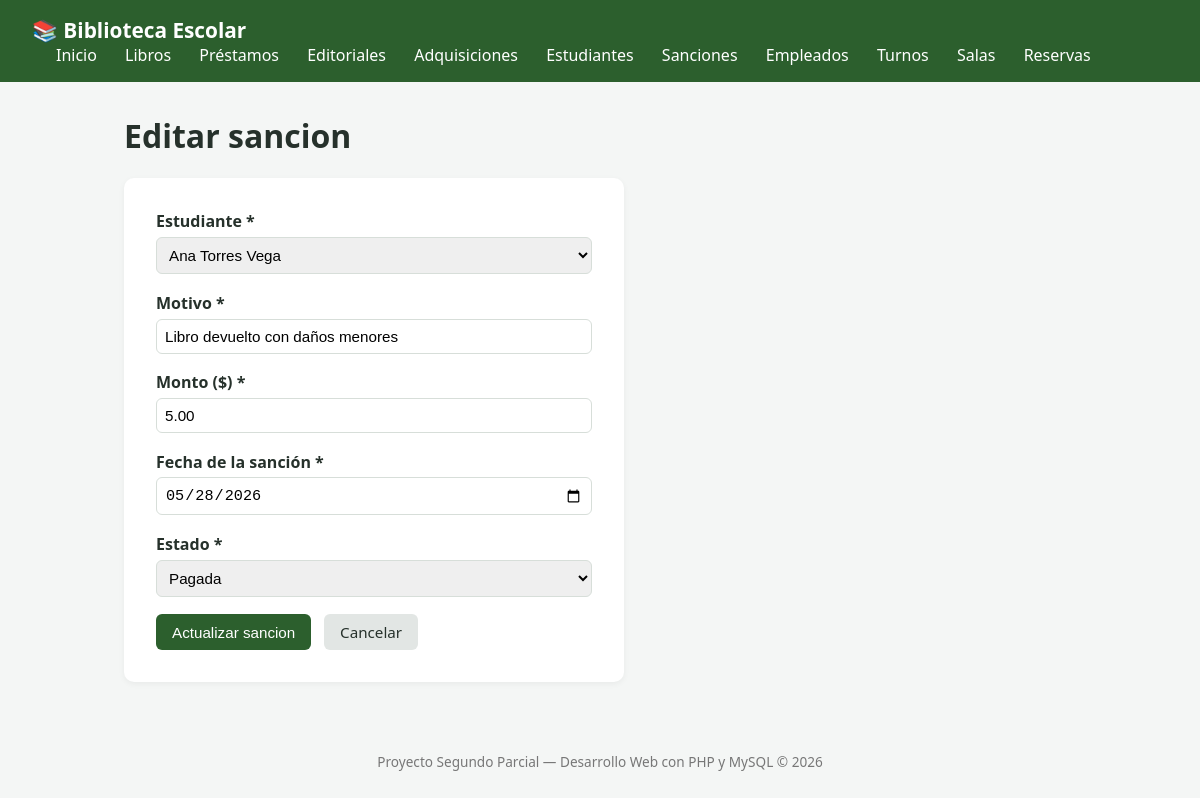
The page /index.php?route=sanciones/edit&id=2 on the database its author committed.
### tables this page shows
CREATE TABLE IF NOT EXISTS sanciones (
    id INT AUTO_INCREMENT PRIMARY KEY,
    estudiante_id INT NOT NULL,
    motivo VARCHAR(200) NOT NULL,
    monto DECIMAL(8,2) NOT NULL,
    fecha_sancion DATE NOT NULL,
    estado ENUM('pendiente', 'pagada', 'anulada') NOT NULL DEFAULT 'pendiente',
    creado_en TIMESTAMP DEFAULT CURRENT_TIMESTAMP,
    CONSTRAINT fk_sancion_estudiante
        FOREIGN KEY (estudiante_id) REFERENCES estudiantes(id)
        ON DELETE CASCADE
        ON UPDATE CASCADE
);

CREATE TABLE IF NOT EXISTS estudiantes (
    id INT AUTO_INCREMENT PRIMARY KEY,
    nombres VARCHAR(100) NOT NULL,
    apellidos VARCHAR(100) NOT NULL,
    curso_grado VARCHAR(50) NOT NULL,
    cedula VARCHAR(15) NOT NULL UNIQUE,
    email VARCHAR(150) NOT NULL,
    creado_en TIMESTAMP DEFAULT CURRENT_TIMESTAMP
);

### app/controllers/sancionesController.php (called while the page is built, shortened)
<?php
require_once __DIR__ . '/../models/sanciones.php';
require_once __DIR__ . '/../models/estudiante.php';
class SancionController
{
    public function editar(int $id): void
    {
        $datos = $this->buscarPorId($id);
        $estudiantes = estudiante::obtenerTodos();
        require __DIR__ . '/../views/sanciones/edit.php';
    }
    private function buscarPorId(int $id): ?array
    {
        $resultados = sanciones::busqueda($id, '');
        foreach ($resultados as $fila) {
            if ((int) $fila['id'] === $id) {
                return $fila;
            }
        }
        return null;
    }
}

### app/models/sanciones.php (called while the page is built, shortened)
<?php
class sanciones{
    public static function busqueda($id, $motivo)
    {
        $conn = Conexion::conectar();
        $bd_id = (int)$id;
        $bd_motivo = $conn->real_escape_string($motivo);
        $sql = "SELECT
        h.id, h.estudiante_id, p.nombres AS nombre_estudiante, p.apellidos, h.motivo, h.monto, h.fecha_sancion, h.estado
        FROM sanciones h
        INNER JOIN estudiantes p
        ON h.estudiante_id = p.id
        WHERE (h.id = '$bd_id' OR h.motivo = '$bd_motivo')
        LIMIT 5";
        $res = $conn->query($sql);
        $sancionesLista = [];
        while ($fila = $res->fetch_assoc()) {
            $sancionesLista[] = $fila;
        }
        return $sancionesLista;
    }
}
?>

### app/models/estudiante.php (called while the page is built, shortened)
<?php
class estudiante{
    public static function obtenerTodos()
    {
        $conn = Conexion::conectar();
        $sql = "SELECT id, nombres, apellidos, curso_grado, cedula, email FROM estudiantes ORDER BY id DESC";
        $res = $conn->query($sql);
        $estudiantes = [];
        while ($fila = $res->fetch_assoc()) {
            $estudiantes[] = $fila;
        }
        return $estudiantes;
    }
}
?>

### app/views/sanciones/edit.php (the view, shortened to what this page needs)
<?php require __DIR__ . '/../header.php'; ?>
<h1>Editar sancion</h1>
<form action="index.php?route=sanciones/update&id=<?= $datos['id'] ?>" method="POST" class="formulario" novalidate id="form-sancion">
    <div class="campo">
        <label for="estudiante_id">Estudiante *</label>
        <select id="estudiante_id" name="estudiante_id" required>
            <?php foreach ($estudiantes as $p): ?>
                <option value="<?= $p['id'] ?>" <?= (isset($datos['estudiante_id']) && $datos['estudiante_id'] == $p['id']) ? 'selected' : '' ?>>
                    <?= htmlspecialchars($p['nombres'] . ' ' . $p['apellidos']) ?>
                </option>
            <?php endforeach; ?>
        </select>
    </div>
    <div class="campo">
        <label for="motivo">Motivo *</label>
        <input type="text" id="motivo" name="motivo" required maxlength="200"
               value="<?= htmlspecialchars($datos['motivo'] ?? '') ?>">
    </div>
    <div class="campo">
        <label for="monto">Monto ($) *</label>
        <input type="number" id="monto" name="monto" required min="0" step="0.01"
               value="<?= htmlspecialchars($datos['monto'] ?? '') ?>">
    </div>
    <div class="campo">
        <label for="fecha_sancion">Fecha de la sanción *</label>
        <input type="date" id="fecha_sancion" name="fecha_sancion" required
               value="<?= htmlspecialchars($datos['fecha_sancion'] ?? '') ?>">
    </div>
    <div class="campo">
        <label for="estado">Estado *</label>
        <select id="estado" name="estado" required>
                <option value="pagada" <?= (($datos['estado'] ?? '') === 'pagada') ? 'selected' : '' ?>>Pagada</option>
        </select>
    </div>
    <div class="acciones-form">
        <button type="submit" class="btn btn-primary">Actualizar sancion</button>
        <a href="index.php?route=sanciones" class="btn">Cancelar</a>
    </div>
</form>
<?php require __DIR__ . '/../footer.php'; ?>

### public/css/style.css (style rules this page uses)
:root { --color-primario: #2c5f2d; --color-primario-oscuro: #1e4220; --color-fondo: #f4f6f5; --color-texto: #26312b; --color-borde: #d7ded9; --color-error: #c0392b; --color-exito: #27924b; --color-advertencia: #b8860b; }
* { box-sizing: border-box; }
body { margin: 0; font-family: 'Segoe UI', Arial, sans-serif; background-color: var(--color-fondo); color: var(--color-texto); }
.btn { display: inline-block; padding: 0.5rem 1rem; border-radius: 6px; text-decoration: none; background: #e2e6e4; color: var(--color-texto); border: none; cursor: pointer; font-size: 0.95rem; }
.btn-primary { background-color: var(--color-primario); color: white; }
.formulario { background: white; padding: 2rem; border-radius: 10px; max-width: 500px; box-shadow: 0 2px 6px rgba(0,0,0,0.05); }
.campo { margin-bottom: 1.1rem; display: flex; flex-direction: column; }
.campo label { font-weight: 600; margin-bottom: 0.3rem; }
.campo input, .campo select { padding: 0.5rem; border: 1px solid var(--color-borde); border-radius: 6px; font-size: 0.95rem; }
.acciones-form { display: flex; gap: 0.8rem; margin-top: 1rem; }

### rows shown on the page
sanciones: estudiante_id "Ana Torres Vega", motivo "Libro devuelto con daños menores", monto "5.00", fecha_sancion "05/28/2026", estado "Pagada"
